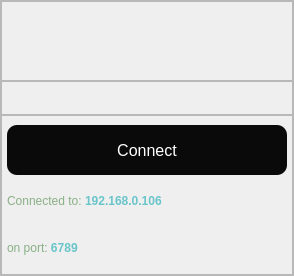
            <widget class="QWidget" name="websocket_tab">
             <attribute name="title">
              <string>Page</string>
             </attribute>
             <layout class="QHBoxLayout" name="horizontalLayout_9">
              <property name="spacing">
               <number>0</number>
              </property>
              <property name="leftMargin">
               <number>0</number>
              </property>
              <property name="topMargin">
               <number>0</number>
              </property>
              <property name="rightMargin">
               <number>0</number>
              </property>
              <property name="bottomMargin">
               <number>0</number>
              </property>
              <item>
               <widget class="QFrame" name="frame_3">
                <property name="frameShape">
                 <enum>QFrame::StyledPanel</enum>
                </property>
                <property name="frameShadow">
                 <enum>QFrame::Raised</enum>
                </property>
                <layout class="QVBoxLayout" name="verticalLayout_11">
                 <property name="spacing">
                  <number>0</number>
                 </property>
                 <property name="leftMargin">
                  <number>0</number>
                 </property>
                 <property name="topMargin">
                  <number>0</number>
                 </property>
                 <property name="rightMargin">
                  <number>0</number>
                 </property>
                 <property name="bottomMargin">
                  <number>0</number>
                 </property>
                 <item>
                  <widget class="QFrame" name="frame_4">
                   <property name="minimumSize">
                    <size>
                     <width>0</width>
                     <height>80</height>
                    </size>
                   </property>
                   <property name="maximumSize">
                    <size>
                     <width>16777215</width>
                     <height>80</height>
                    </size>
                   </property>
                   <property name="frameShape">
                    <enum>QFrame::StyledPanel</enum>
                   </property>
                   <property name="frameShadow">
                    <enum>QFrame::Raised</enum>
                   </property>
                  </widget>
                 </item>
                 <item>
                  <widget class="QFrame" name="frame_5">
                   <property name="minimumSize">
                    <size>
                     <width>0</width>
                     <height>0</height>
                    </size>
                   </property>
                   <property name="styleSheet">
                    <string notr="true"/>
                   </property>
                   <property name="frameShape">
                    <enum>QFrame::StyledPanel</enum>
                   </property>
                   <property name="frameShadow">
                    <enum>QFrame::Raised</enum>
                   </property>
                   <layout class="QHBoxLayout" name="horizontalLayout_10">
                    <item>
                     <widget class="QLabel" name="label_5">
                      <property name="maximumSize">
                       <size>
                        <width>150</width>
                        <height>150</height>
                       </size>
                      </property>
                      <property name="text">
                       <string/>
                      </property>
                      <property name="pixmap">
                       <pixmap resource="resources.qrc">:/MainIcons/icons/noconnected.png</pixmap>
                      </property>
                      <property name="scaledContents">
                       <bool>true</bool>
                      </property>
                      <property name="margin">
                       <number>5</number>
                      </property>
                     </widget>
                    </item>
                   </layout>
                  </widget>
                 </item>
                 <item>
                  <widget class="QFrame" name="frame_6">
                   <property name="minimumSize">
                    <size>
                     <width>0</width>
                     <height>160</height>
                    </size>
                   </property>
                   <property name="maximumSize">
                    <size>
                     <width>16777215</width>
                     <height>160</height>
                    </size>
                   </property>
                   <property name="styleSheet">
                    <string notr="true"/>
                   </property>
                   <property name="frameShape">
                    <enum>QFrame::StyledPanel</enum>
                   </property>
                   <property name="frameShadow">
                    <enum>QFrame::Raised</enum>
                   </property>
                   <layout class="QHBoxLayout" name="horizontalLayout_11">
                    <property name="spacing">
                     <number>0</number>
                    </property>
                    <property name="leftMargin">
                     <number>0</number>
                    </property>
                    <property name="topMargin">
                     <number>8</number>
                    </property>
                    <property name="rightMargin">
                     <number>0</number>
                    </property>
                    <property name="bottomMargin">
                     <number>0</number>
                    </property>
                    <item alignment="Qt::AlignHCenter">
                     <widget class="QFrame" name="layout2">
                      <layout class="QVBoxLayout" name="verticalLayout_12">
                       <property name="spacing">
                        <number>5</number>
                       </property>
                       <property name="leftMargin">
                        <number>5</number>
                       </property>
                       <property name="topMargin">
                        <number>1</number>
                       </property>
                       <property name="rightMargin">
                        <number>5</number>
                       </property>
                       <property name="bottomMargin">
                        <number>5</number>
                       </property>
                       <item>
                        <widget class="QPushButton" name="conect_websc">
                         <property name="minimumSize">
                          <size>
                           <width>280</width>
                           <height>50</height>
                          </size>
                         </property>
                         <property name="maximumSize">
                          <size>
                           <width>280</width>
                           <height>16777215</height>
                          </size>
                         </property>
                         <property name="cursor">
                          <cursorShape>PointingHandCursor</cursorShape>
                         </property>
                         <property name="styleSheet">
                          <string notr="true">QPushButton{
	border: 3px solid lime;
	border-radius: 10px;
	background-color: rgb(10, 10, 10);
	color: white;
	font-size: 16px;
	border: none;
}
QPushButton:hover{
	color: black;
	background-color: #FFDAB9;
}
QPushButton:checked{
	color: black;
	background-color: #FFDAB9;
}</string>
                         </property>
                         <property name="text">
                          <string>Connect</string>
                         </property>
                         <property name="checkable">
                          <bool>true</bool>
                         </property>
                        </widget>
                       </item>
                       <item>
                        <widget class="QLabel" name="label_6">
                         <property name="minimumSize">
                          <size>
                           <width>280</width>
                           <height>30</height>
                          </size>
                         </property>
                         <property name="maximumSize">
                          <size>
                           <width>280</width>
                           <height>16777215</height>
                          </size>
                         </property>
                         <property name="text">
                          <string>&lt;html&gt;&lt;head/&gt;&lt;body&gt;&lt;p&gt;&lt;span style=&quot; color:#89b086;&quot;&gt;Connected to:  &lt;/span&gt;&lt;span style=&quot; font-weight:600; color:#69c5ca;&quot;&gt;192.168.0.106&lt;/span&gt;&lt;/p&gt;&lt;/body&gt;&lt;/html&gt;</string>
                         </property>
                        </widget>
                       </item>
                       <item>
                        <widget class="QLabel" name="label_7">
                         <property name="minimumSize">
                          <size>
                           <width>280</width>
                           <height>30</height>
                          </size>
                         </property>
                         <property name="maximumSize">
                          <size>
                           <width>280</width>
                           <height>16777215</height>
                          </size>
                         </property>
                         <property name="text">
                          <string>&lt;html&gt;&lt;head/&gt;&lt;body&gt;&lt;p&gt;&lt;span style=&quot; color:#89b086;&quot;&gt;on port:  &lt;/span&gt;&lt;span style=&quot; font-weight:600; color:#69c5ca;&quot;&gt;6789&lt;/span&gt;&lt;/p&gt;&lt;/body&gt;&lt;/html&gt;</string>
                         </property>
                        </widget>
                       </item>
                      </layout>
                     </widget>
                    </item>
                   </layout>
                  </widget>
                 </item>
                </layout>
               </widget>
              </item>
             </layout>
            </widget>
